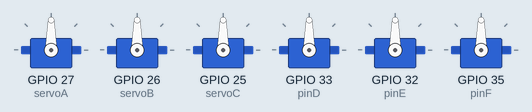
Recording of a sketch running on a simulated ESP32. On the bench: 6 × servo.

Above: at 0.05 s.
At 1.0 s:
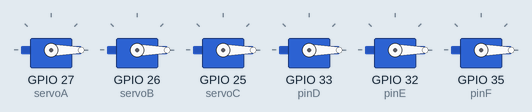
Timing chart, 0 to 3.0 s (numbered marks = the images above):
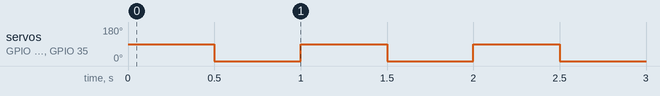

Measured:
- by itself, servo on GPIO 27 (servoA), servo on GPIO 26 (servoB), servo on GPIO 25 (servoC), servo on GPIO 33 (pinD), servo on GPIO 32 (pinE), servo on GPIO 35 (pinF): alternates 90° for 0.50 s and 0° for 0.50 s

The sketch:

ESP32_SERVO.ino
```cpp
#include <ESP32Servo.h>
Servo servoA;
Servo servoB;
Servo servoC;
Servo servoD;
Servo servoE;
Servo servoF;
int pinA = 27;
int pinB = 26;
int pinC = 25;
int pinD = 33;
int pinE = 32;
int pinF = 35;

int openValue = 90;
int closeValue = 0;

int delayTime = 500;
void setup() {
  servoA.attach(27);
  servoB.attach(26);
  servoC.attach(25);
  servoD.attach(pinD);
  servoE.attach(pinE);
  servoF.attach(pinF);

}

void loop() {
  servoA.write(openValue);
  servoB.write(openValue);
  servoC.write(openValue);
  servoD.write(openValue);
  servoE.write(openValue);
  servoF.write(openValue);

  delay(delayTime);

  servoA.write(closeValue);
  servoB.write(closeValue);
  servoC.write(closeValue);
  servoD.write(closeValue);
  servoE.write(closeValue);
  servoF.write(closeValue);

  delay(delayTime);
}
```
